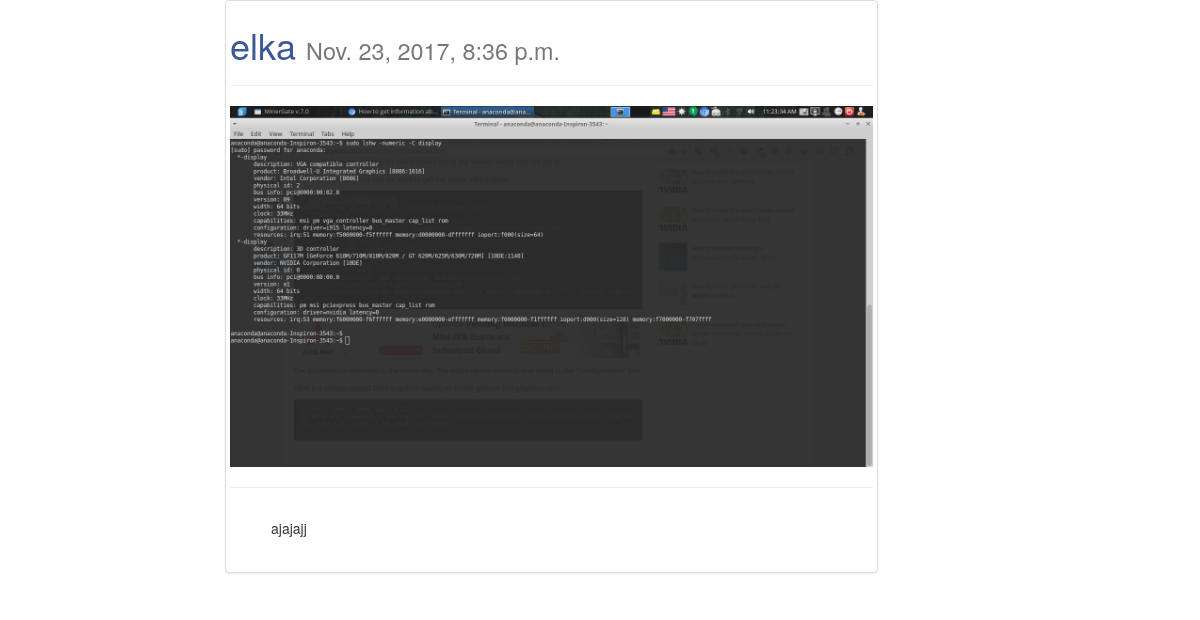
Page /posts/retrieve/2/ on the committed database.
### posts/models.py (models this page shows, shortened)
class Posts(models.Model):
    title = models.CharField(max_length=120)
    image = models.ImageField(null=True , blank=True, height_field='height_field', width_field='width_field' )   #max_length=120
    height_field = models.IntegerField(default=0)
    width_field = models.IntegerField(default=0)
    content = models.TextField() #max_length=120
    updated = models.DateTimeField(auto_now=True,auto_now_add=False)
    timestamp = models.DateTimeField(auto_now=False,auto_now_add=True)

### posts/views.py (the view)
# urls.py: url(r'^retrieve/(?P<id>\d+)/$' , post_retreive , name="detials"),
def post_retreive(request,id=None):
    instance = get_object_or_404(Posts,id=id)
    context = {
        "title":"retreive",
        "instance" : instance
    }
    return render(request,"post_details.html" , context)

### templates/post_details.html (shortened to what this page needs)
<html>
<head>
        <link rel="stylesheet" href="https://maxcdn.bootstrapcdn.com/bootstrap/3.3.7/css/bootstrap.min.css"
>
        <link rel="stylesheet" href="https://maxcdn.bootstrapcdn.com/bootstrap/3.3.7/css/bootstrap-theme.min.css"
>
</head>
<body>
        <div class="container">
                <div clas='col-sm-10 col-md-offset-2'>
                        <div class="row">
                                <div class="col-sm-7 col-md-offset-2">
                                        <div class="thumbnail">
                                                <h1 style="color:#3b5998"> {{instance.title}}
                                                        <small>{{instance.timestamp}}</small>
                                                </h1>
                                                <hr> {%if instance.image %}
                                                <img src='{{instance.image.url}}' class="img-responsive" /> {% endif %}
                                                <hr>
                                                <div class="row">
                                                                <div class="col-sm-offset-1">
                                                <p> {{instance.content|linebreaks|truncatechars:120}}</p>
                                                </div>
                                                </div>
                                                <br>
                                        </div>
                                </div>
                        </div>
                </div>
        </div>
</body>
</html>

### rows in the picture
Posts: title "elka", timestamp "Nov. 23, 2017, 8:36 p.m.", image (picture), content "ajajajj"
